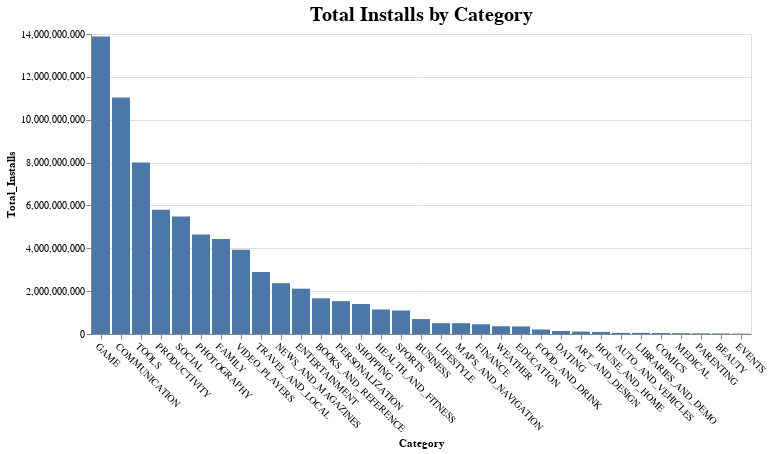

Notebook code for this chart:
### Markdown cell above
#### Task 2 for Week 2

### Code cell
# We declare the source, chart type in the first line then we declare the axes and the way we want to sort inside using alt.X
chart = alt.Chart(categories).mark_bar().encode(
    x= alt.X('Category:N', sort= '-y'),
    y = 'Total_Installs:Q'
)

# To modify X axis we use configure_axisX 
chart = chart.configure_axisX(
    labelAngle = 45
)

# To add header text we use properties
chart = chart.properties(
    title={
        "text": "Total Installs by Category"
    }
)

# To increase font size of the title text we use configure_title
chart = chart.configure_title(
    fontSize = 20
)

chart

### Figure 1 — Vega-Lite specification as saved in the notebook (floating-point values rounded to 4 significant figures)
{"config": {"view": {"continuousWidth": 400, "continuousHeight": 300}, "axisX": {"labelAngle": 45}, "title": {"fontSize": 20}}, "data": {"name": "data-9852e86ff0e2184cd8875f7e38f41d12"}, "mark": "bar", "encoding": {"x": {"field": "Category", "sort": "-y", "type": "nominal"}, "y": {"field": "Total_Installs", "type": "quantitative"}}, "title": {"text": "Total Installs by Category"}, "$schema": "https://vega.github.io/schema/vega-lite/v4.17.0.json", "datasets": {"data-9852e86ff0e2184cd8875f7e38f41d12": [{"Category": "ART_AND_DESIGN", "Total_Installs": 114338100, "Total_Price": 5.97, "Total_Revenue": 31840.0}, {"Category": "AUTO_AND_VEHICLES", "Total_Installs": 53130211, "Total_Price": 13.47, "Total_Revenue": 100100.0}, {"Category": "BEAUTY", "Total_Installs": 27197050, "Total_Price": 0.0, "Total_Revenue": 0.0}, {"Category": "BOOKS_AND_REFERENCE", "Total_Installs": 1665969576, "Total_Price": 119.8, "Total_Revenue": 90230.0}, {"Category": "BUSINESS", "Total_Installs": 697164865, "Total_Price": 175.3, "Total_Revenue": 1051000.0}, {"Category": "COMICS", "Total_Installs": 44981150, "Total_Price": 0.0, "Total_Revenue": 0.0}, {"Category": "COMMUNICATION", "Total_Installs": 11038276251, "Total_Price": 83.14, "Total_Revenue": 4247000.0}, {"Category": "DATING", "Total_Installs": 140926107, "Total_Price": 27.44, "Total_Revenue": 48460.0}, {"Category": "EDUCATION", "Total_Installs": 352952000, "Total_Price": 17.96, "Total_Revenue": 2404000.0}, {"Category": "ENTERTAINMENT", "Total_Installs": 2113660000, "Total_Price": 7.98, "Total_Revenue": 798000.0}, {"Category": "EVENTS", "Total_Installs": 15973161, "Total_Price": 110.0, "Total_Revenue": 110.0}, {"Category": "FAMILY", "Total_Installs": 4427941505, "Total_Price": 2400.0, "Total_Revenue": 113700000.0}, {"Category": "FINANCE", "Total_Installs": 455348734, "Total_Price": 2901.0, "Total_Revenue": 25730000.0}, {"Category": "FOOD_AND_DRINK", "Total_Installs": 211798751, "Total_Price": 8.48, "Total_Revenue": 284400.0}, {"Category": "GAME", "Total_Installs": 13878924415, "Total_Price": 284.3, "Total_Revenue": 40690000.0}, {"Category": "HEALTH_AND_FITNESS", "Total_Installs": 1144022512, "Total_Price": 64.35, "Total_Revenue": 1426000.0}, {"Category": "HOUSE_AND_HOME", "Total_Installs": 97212461, "Total_Price": 0.0, "Total_Revenue": 0.0}, {"Category": "LIBRARIES_AND_DEMO", "Total_Installs": 52995910, "Total_Price": 0.99, "Total_Revenue": 99.0}, {"Category": "LIFESTYLE", "Total_Installs": 503823539, "Total_Price": 2361.0, "Total_Revenue": 57580000.0}, {"Category": "MAPS_AND_NAVIGATION", "Total_Installs": 503281890, "Total_Price": 26.95, "Total_Revenue": 1241000.0}, {"Category": "MEDICAL", "Total_Installs": 38193177, "Total_Price": 995.7, "Total_Revenue": 5958000.0}, {"Category": "NEWS_AND_MAGAZINES", "Total_Installs": 2369217760, "Total_Price": 3.98, "Total_Revenue": 6445.0}, {"Category": "PARENTING", "Total_Installs": 31521110, "Total_Price": 9.58, "Total_Revenue": 250000.0}, {"Category": "PERSONALIZATION", "Total_Installs": 1532494782, "Total_Price": 150.5, "Total_Revenue": 6797000.0}, {"Category": "PHOTOGRAPHY", "Total_Installs": 4649147655, "Total_Price": 118.3, "Total_Revenue": 8548000.0}, {"Category": "PRODUCTIVITY", "Total_Installs": 5793091369, "Total_Price": 250.9, "Total_Revenue": 4313000.0}, {"Category": "SHOPPING", "Total_Installs": 1400348785, "Total_Price": 5.48, "Total_Revenue": 30150.0}, {"Category": "SOCIAL", "Total_Installs": 5487867902, "Total_Price": 15.97, "Total_Revenue": 5940.0}, {"Category": "SPORTS", "Total_Installs": 1096474498, "Total_Price": 100.0, "Total_Revenue": 4706000.0}, {"Category": "TOOLS", "Total_Installs": 8001771915, "Total_Price": 267.2, "Total_Revenue": 5465000.0}, {"Category": "TRAVEL_AND_LOCAL", "Total_Installs": 2894887146, "Total_Price": 49.95, "Total_Revenue": 1152000.0}, {"Category": "VIDEO_PLAYERS", "Total_Installs": 3926902720, "Total_Price": 10.46, "Total_Revenue": 335300.0}, {"Category": "WEATHER", "Total_Installs": 361100520, "Total_Price": 32.42, "Total_Revenue": 4181000.0}]}}
